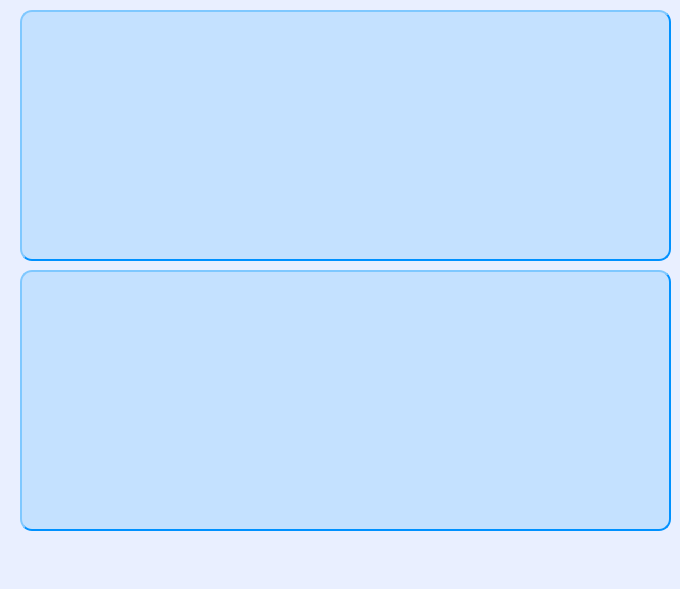
<?xml version="1.0" encoding="UTF-8"?>
<ui version="4.0">
 <class>WindowYYerlestirmeler</class>
 <widget class="QMainWindow" name="WindowYYerlestirmeler">
  <property name="geometry">
   <rect>
    <x>0</x>
    <y>0</y>
    <width>680</width>
    <height>589</height>
   </rect>
  </property>
  <property name="windowTitle">
   <string>MainWindow</string>
  </property>
  <property name="styleSheet">
   <string notr="true">  background-color: rgb(233, 239, 255);
</string>
  </property>
  <widget class="QWidget" name="centralwidget">
   <widget class="QListWidget" name="listWidget_2">
    <property name="geometry">
     <rect>
      <x>20</x>
      <y>10</y>
      <width>651</width>
      <height>251</height>
     </rect>
    </property>
    <property name="styleSheet">
     <string notr="true">    background-color: rgb(196, 225, 255);
    border-style: outset;
    border-width: 2px;
    border-radius: 12px;
    font: bold 14px;
    min-width: 7em;
    padding: 6px;
	border-color: rgb(0, 145, 255)</string>
    </property>
   </widget>
   <widget class="QListWidget" name="listWidget_3">
    <property name="geometry">
     <rect>
      <x>20</x>
      <y>270</y>
      <width>651</width>
      <height>261</height>
     </rect>
    </property>
    <property name="styleSheet">
     <string notr="true">    background-color: rgb(196, 225, 255);
    border-style: outset;
    border-width: 2px;
    border-radius: 12px;
    font: bold 14px;
    min-width: 7em;
    padding: 6px;
	border-color: rgb(0, 145, 255)</string>
    </property>
   </widget>
  </widget>
  <widget class="QMenuBar" name="menubar">
   <property name="geometry">
    <rect>
     <x>0</x>
     <y>0</y>
     <width>680</width>
     <height>23</height>
    </rect>
   </property>
  </widget>
  <widget class="QStatusBar" name="statusbar"/>
 </widget>
 <resources/>
 <connections/>
</ui>
